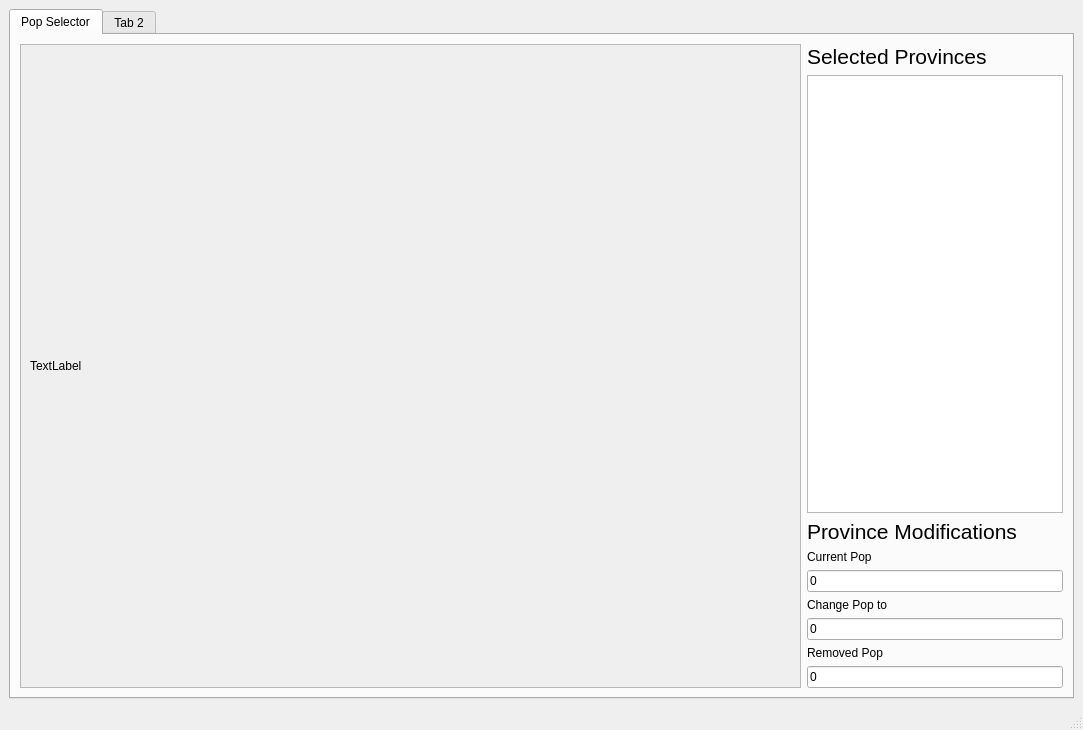
<?xml version="1.0" encoding="UTF-8"?>
<ui version="4.0">
 <class>MainWindow</class>
 <widget class="QMainWindow" name="MainWindow">
  <property name="geometry">
   <rect>
    <x>0</x>
    <y>0</y>
    <width>1083</width>
    <height>730</height>
   </rect>
  </property>
  <property name="windowTitle">
   <string>Victoria 2 Tool</string>
  </property>
  <widget class="QWidget" name="centralwidget">
   <layout class="QGridLayout" name="gridLayout">
    <item row="0" column="0">
     <widget class="QTabWidget" name="tabWidget">
      <property name="currentIndex">
       <number>0</number>
      </property>
      <widget class="QWidget" name="tab">
       <attribute name="title">
        <string>Pop Selector</string>
       </attribute>
       <layout class="QHBoxLayout" name="horizontalLayout_2">
        <item>
         <widget class="QScrollArea" name="mapPreviewScroll">
          <property name="sizePolicy">
           <sizepolicy hsizetype="Expanding" vsizetype="Expanding">
            <horstretch>0</horstretch>
            <verstretch>0</verstretch>
           </sizepolicy>
          </property>
          <property name="widgetResizable">
           <bool>true</bool>
          </property>
          <widget class="QWidget" name="scrollAreaWidgetContents">
           <property name="geometry">
            <rect>
             <x>0</x>
             <y>0</y>
             <width>777</width>
             <height>619</height>
            </rect>
           </property>
           <layout class="QVBoxLayout" name="verticalLayout_2">
            <item>
             <widget class="QLabelClickable" name="popSelectorImg">
              <property name="text">
               <string>TextLabel</string>
              </property>
             </widget>
            </item>
           </layout>
          </widget>
         </widget>
        </item>
        <item>
         <layout class="QVBoxLayout" name="verticalLayout">
          <item>
           <widget class="QLabel" name="label">
            <property name="font">
             <font>
              <pointsize>16</pointsize>
             </font>
            </property>
            <property name="text">
             <string>Selected Provinces</string>
            </property>
           </widget>
          </item>
          <item>
           <widget class="QTextEdit" name="selectedProvinces">
            <property name="sizePolicy">
             <sizepolicy hsizetype="Preferred" vsizetype="Expanding">
              <horstretch>0</horstretch>
              <verstretch>0</verstretch>
             </sizepolicy>
            </property>
           </widget>
          </item>
          <item>
           <widget class="QLabel" name="label_2">
            <property name="font">
             <font>
              <pointsize>16</pointsize>
             </font>
            </property>
            <property name="text">
             <string>Province Modifications</string>
            </property>
           </widget>
          </item>
          <item>
           <widget class="QLabel" name="label_3">
            <property name="text">
             <string>Current Pop</string>
            </property>
           </widget>
          </item>
          <item>
           <widget class="QLineEdit" name="currentPop">
            <property name="enabled">
             <bool>true</bool>
            </property>
            <property name="sizePolicy">
             <sizepolicy hsizetype="Preferred" vsizetype="Fixed">
              <horstretch>0</horstretch>
              <verstretch>0</verstretch>
             </sizepolicy>
            </property>
            <property name="text">
             <string>0</string>
            </property>
            <property name="readOnly">
             <bool>true</bool>
            </property>
           </widget>
          </item>
          <item>
           <widget class="QLabel" name="label_4">
            <property name="text">
             <string>Change Pop to</string>
            </property>
           </widget>
          </item>
          <item>
           <widget class="QLineEdit" name="popChanged">
            <property name="sizePolicy">
             <sizepolicy hsizetype="Preferred" vsizetype="Fixed">
              <horstretch>0</horstretch>
              <verstretch>0</verstretch>
             </sizepolicy>
            </property>
            <property name="text">
             <string>0</string>
            </property>
           </widget>
          </item>
          <item>
           <widget class="QLabel" name="label_5">
            <property name="text">
             <string>Removed Pop</string>
            </property>
           </widget>
          </item>
          <item>
           <widget class="QLineEdit" name="removedPop">
            <property name="enabled">
             <bool>true</bool>
            </property>
            <property name="sizePolicy">
             <sizepolicy hsizetype="Preferred" vsizetype="Fixed">
              <horstretch>0</horstretch>
              <verstretch>0</verstretch>
             </sizepolicy>
            </property>
            <property name="text">
             <string>0</string>
            </property>
            <property name="readOnly">
             <bool>true</bool>
            </property>
           </widget>
          </item>
         </layout>
        </item>
       </layout>
      </widget>
      <widget class="QWidget" name="tab_2">
       <attribute name="title">
        <string>Tab 2</string>
       </attribute>
      </widget>
     </widget>
    </item>
   </layout>
  </widget>
  <widget class="QMenuBar" name="menubar">
   <property name="geometry">
    <rect>
     <x>0</x>
     <y>0</y>
     <width>1083</width>
     <height>21</height>
    </rect>
   </property>
  </widget>
  <widget class="QStatusBar" name="statusbar"/>
 </widget>
 <customwidgets>
  <customwidget>
   <class>QLabelClickable</class>
   <extends>QLabel</extends>
   <header>qlabelclickable.h</header>
  </customwidget>
 </customwidgets>
 <resources/>
 <connections/>
</ui>
